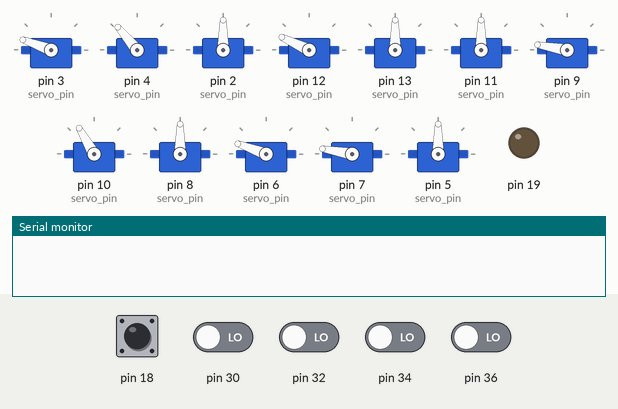
Simulated run of this sketch. Board: Arduino Mega 2560, built with avr-gcc and run on an emulated ATmega2560. Parts: 12 × servo, output pins drawn as LEDs (lit = HIGH), the last lines printed to the serial monitor. The test bench sets the inputs (shaded band); at power-on: pin 18 HIGH, pin 30, pin 32, pin 34, pin 36 LOW.

Above: at 1.6 s.
1.7 s: pin 32 driven HIGH
At 8.6 s:
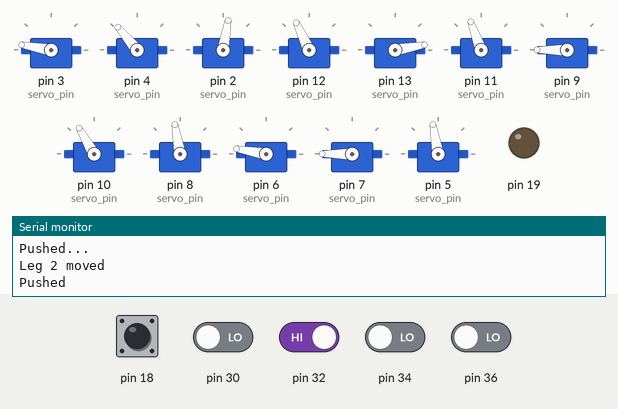
10.9 s: pin 18 pulled LOW for 3 s
At 13.3 s:
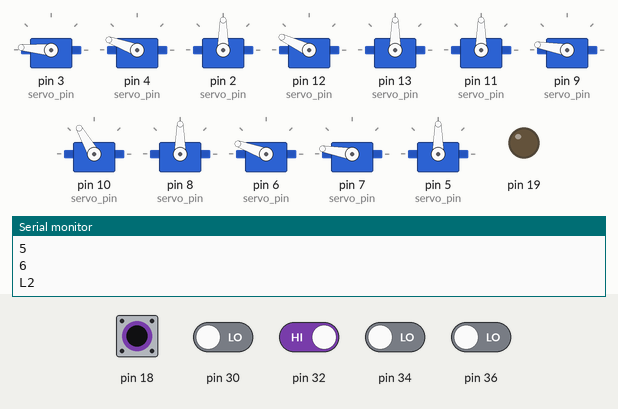
20.1 s: pin 18 pulled LOW for 3 s
At 21.3 s:
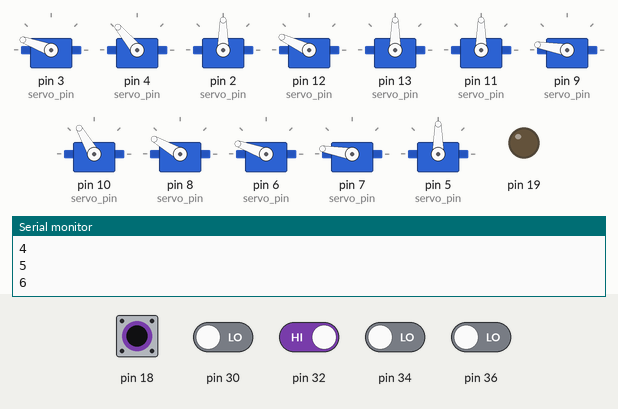
29.3 s: pin 34 driven HIGH
38.5 s: pin 36 driven HIGH
47.7 s: pin 18 pulled LOW for 3 s
At 59.6 s:
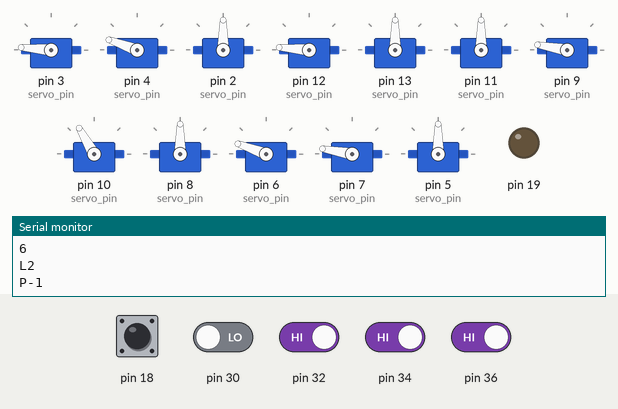
Timing chart, 0 to 61.3 s (numbered marks = the images above; inputs shaded):
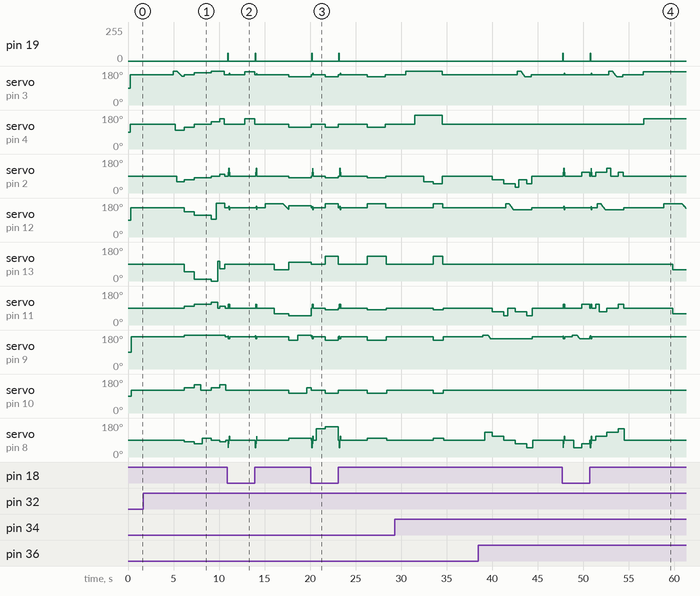

The sketch:

Four-Legged-Rover_Section-3_Arduino_Code.ino
```cpp
#include <Servo.h>
Servo servo[4][3];
//define servos' ports
const int servo_pin[4][3] = { {3,4,2}, {12,13,11}, {9,10,8}, {6, 7, 5} }; //1b 1c 1a 4b 4c 4a 3b 3c 3a 2b 2c 2a
int a1=90,b1=160,c1=160,a2=90,b2=160,c2=160,a3=90,b3=160,c3=140,a4=90,b4=160,c4=160;
int val[4][3] = {{160,130,90},{155,90,90},{170,120,90},{160,170,90}};
int cnt=1;

void hi(){
  Serial.println("hi");
  val[0][0]=180;
  val[0][1]=100;
  servo[0][0].write(val[0][0]);
  servo[0][1].write(val[0][1]);
  for(int j=0;j++;j<30){
    servo[0][1].write(val[0][1]++);
    delay(35);
  }
  for(int j=0;j++;j<30){
    servo[0][1].write(val[0][1]--);
    delay(35);
  }
  for(int j=0;j++;j<30){
    servo[0][1].write(val[0][1]++);
    delay(35);
  }
  for(int j=0;j++;j<30){
    servo[0][1].write(val[0][1]--);
    delay(35);
  }
  servo[0][1].write(val[0][1]+=50);
  delay(30);
  for(int k=0;k<20;k++){
    servo[0][0].write(val[0][0]--);
    delay(15);
  }
  reset();
}

void reset()
{
 val[0][0] = 160;
 val[0][1] = 130;
 val[0][2] = 90;
 val[1][0] = 155;
 val[1][1] = 90;
 val[1][2] = 90;
 val[2][0] = 170;
 val[2][1] = 120;
 val[2][2] = 90;
 val[3][0] = 160;
 val[3][1] = 170;
 val[3][2] = 90;

for (int i = 0; i < 4; i++)
 {
   for (int j = 0; j < 3; j++)
   {
     servo[i][j].write(val[i][j]);
     delay(20);
   }
 }

 delay(2000);

}

void reset1()
{
 val[0][0] = 175;
 val[0][1] = 160;
 val[0][2] = 90;
 val[1][0] = 155;
 val[1][1] = 90;
 val[1][2] = 90;
 val[2][0] = 170;
 val[2][1] = 120;
 val[2][2] = 90;
 val[3][0] = 160;
 val[3][1] = 170;
 val[3][2] = 90;

 for (int i = 0; i < 4; i++)
 {
   for (int j = 0; j < 3; j++)
   {
     servo[i][j].write(val[i][j]);
     delay(20);
   }
 }

 delay(2000);

}

void pushforward(){
  val[0][2]+=10;
  val[2][2]-=10;
  val[1][2]+=10;
  val[3][2]-=10;
  val[0][0]+=10;
  val[0][1]+=15;
  val[1][0]-=20;
  val[1][1]-=40;
  val[3][0]-=15;
  val[3][1]-=25;
  val[2][0]+=17;
  val[2][1]+=15;
  servo[0][2].write(val[0][2]);
  servo[1][2].write(val[1][2]);
  servo[2][2].write(val[2][2]);
  servo[3][2].write(val[3][2]);

  servo[0][0].write(val[0][0]);
  servo[0][1].write(val[0][1]);
  servo[1][0].write(val[1][0]);
  servo[1][1].write(val[1][1]);
  servo[3][0].write(val[3][0]);
  servo[3][1].write(val[3][1]);
  servo[2][0].write(val[2][0]);
  servo[2][1].write(val[2][1]);
}

void pushbackward(){
  val[0][2]-=10;
  val[2][2]+=10;
  val[1][2]-=10;
  val[3][2]+=10;
  val[0][0]-=10;
  val[0][1]-=15;
  val[1][0]+=20;
  val[1][1]+=40;
  val[3][0]+=15;
  val[3][1]+=25;
  val[2][0]-=17;
  val[2][1]-=15;
  servo[0][2].write(val[0][2]);
  servo[1][2].write(val[1][2]);
  servo[2][2].write(val[2][2]);
  servo[3][2].write(val[3][2]);

  servo[0][0].write(val[0][0]);
  servo[0][1].write(val[0][1]);
  servo[1][0].write(val[1][0]);
  servo[1][1].write(val[1][1]);
  servo[3][0].write(val[3][0]);
  servo[3][1].write(val[3][1]);
  servo[2][0].write(val[2][0]);
  servo[2][1].write(val[2][1]);
}

void moveForward(){
  //Movement of first leg, far from leg 3
      reset();
       servo[0][0].write(val[0][0]+=20);
       delay(200);
       servo[0][1].write(val[0][1]-=30);
       delay(200);
       servo[0][2].write(val[0][2]-=30);
       for(int i=0; i<30;i++){
        servo[0][0].write(val[0][0]--);
        delay(20);
       }
       //delay(1000);
       Serial.println("Leg 1 moved");
       delay(200);
       pushforward();

       Serial.println("Pushed...");
       delay(500);


    //Move leg 2 inside i.e towards leg 4
       servo[3][0].write(val[3][0]+=40);
       delay(200);
       servo[3][2].write(val[3][2]+=30);
       servo[3][1].write(val[3][1]+=60);
       delay(200);

       Serial.println("Leg 2 moved");
       delay(200);
       pushforward();
       Serial.println("Pushed");

       delay(500);

   //Move the leg 3 outside i.e 3a move far from leg 1
       servo[2][0].write(val[2][0]+=20);
       delay(200);
       servo[2][1].write(val[2][1]-=30);
       delay(200);
       servo[2][2].write(val[2][2]+=30);
       delay(200);
       for(int i=0; i<30;i++){
        servo[2][0].write(val[2][0]--);
        delay(20);
       }
       delay(200);
       pushforward();
       Serial.println("Pushed");
       delay(500);

    //Move leg 4 inside i.e towards 2

       servo[1][0].write(val[1][0]+=110);
       Serial.println("P-1");
       delay(200);
       servo[1][1].write(val[1][1]+=135);
       servo[1][2].write(val[1][2]-=30);
       Serial.println("P-2");
       delay(200);

      pushforward();
       Serial.println("Done...!!!!");
       delay(500);
       reset();
  }

void moveBackward(){
  reset1();
  //Move leg 4 inside i.e towards 2

       servo[1][0].write(val[1][0]+=20);
       Serial.println("P-1");
       delay(1000);
       servo[1][1].write(val[1][1]-=30);
       servo[1][2].write(val[1][2]-=30);
       Serial.println("P-2");
       delay(1000);

      for(int i=0; i<30;i++){
        servo[1][0].write(val[1][0]--);
        delay(20);
       }
      pushbackward();
       Serial.println("leg 1");
       delay(1000);

       //Move the leg 3 outside i.e 3a move far from leg 1
       servo[2][0].write(val[2][0]+=40);
       delay(1000);
       servo[2][1].write(val[2][1]+=30);
       delay(1000);
       servo[2][2].write(val[2][2]+=60);
       delay(1000);
       pushbackward();
       Serial.println("Pushed");
       delay(1000);


    //Move leg 2 inside i.e towards leg 4
       servo[3][0].write(val[3][0]+=20);
       delay(1000);
       servo[3][2].write(val[3][2]-=30);
       servo[3][1].write(val[3][1]+=30);
       delay(1000);
       for(int i=0; i<30;i++){
        servo[3][0].write(val[3][0]--);
        delay(20);
       }
       Serial.println("Leg 2 moved");
       delay(1000);
       pushbackward();
       Serial.println("Pushed");
       delay(1000);
       servo[3][2].write(val[3][2]+=20);
       delay(1000);

//Movement of first leg, far from leg 3
      reset();
       servo[0][0].write(val[0][0]+=110);
       delay(1000);
       servo[0][1].write(val[0][1]+=135);
       delay(1000);
       servo[0][2].write(val[0][2]-=30);

       Serial.println("Leg 1 moved");
       delay(1000);
       Serial.println("Pushed...");
       pushbackward();
       Serial.println("Done...!!!!");
       delay(1000);


       reset();
  }

void turnAround1(){
  reset();
  //Turn leg 3
  Serial.println("1");
  val[2][0]+=20;

    servo[2][0].write(val[2][0]);
    Serial.println("2");
    delay(200);
    val[2][2]-=40;
    servo[2][2].write(val[2][2]);
    Serial.println("2");
    delay(200);
    for(int i=0;i<30;i++){
      val[2][0]-=1;
      servo[2][0].write(val[2][0]);
      delay(15);
    }
    Serial.println("3");
    delay(200);
    val[1][2]+=20;
    val[3][2]+=20;
    val[0][2]+=20;
    val[2][2]+=20;
    servo[1][2].write(val[1][2]);
    Serial.println("4");

    servo[3][2].write(val[3][2]);
    Serial.println("5");
    servo[0][2].write(val[0][2]);
    Serial.println("6");

    servo[2][2].write(val[2][2]);
    delay(200);

  //Turn leg 2
  val[3][0]+=20;

    servo[3][0].write(val[3][0]);
    delay(200);
    val[3][2]-=40;
    servo[3][2].write(val[3][2]);
    delay(200);
    for(int i=0;i<30;i++){
      val[3][0]-=1;
      servo[3][0].write(val[3][0]);
      delay(15);
    }
    delay(200);
    val[1][2]+=20;
    val[3][2]+=20;
    val[0][2]+=20;
    val[2][2]+=20;
    servo[1][2].write(val[1][2]);
    servo[3][2].write(val[3][2]);
    servo[0][2].write(val[0][2]);
    servo[2][2].write(val[2][2]);
    delay(200);

  //Turn leg 4
val[1][0]+=20;

    servo[1][0].write(val[1][0]);
    delay(200);
    val[1][2]-=40;
    servo[1][2].write(val[1][2]);
    delay(200);
    for(int i=0;i<30;i++){
      val[1][0]-=1;
      servo[1][0].write(val[1][0]);
      delay(15);
    }
    delay(200);
    val[1][2]+=20;
    val[3][2]+=20;
    val[0][2]+=20;
    val[2][2]+=20;
    servo[1][2].write(val[1][2]);
    servo[3][2].write(val[3][2]);
    servo[0][2].write(val[0][2]);
    servo[2][2].write(val[2][2]);
    delay(200);

 //Turn leg 1

  val[0][0]+=20;

    servo[0][0].write(val[0][0]);
    delay(200);
    val[0][2]-=40;
    servo[0][2].write(val[0][2]);
    delay(200);
    for(int i=0;i<30;i++){
      val[0][0]-=1;
      servo[0][0].write(val[0][0]);
      delay(15);
    }
    delay(200);
    val[1][2]+=20;
    val[3][2]+=20;
    val[0][2]+=20;
    val[2][2]+=20;
    servo[1][2].write(val[1][2]);
    servo[3][2].write(val[3][2]);
    servo[0][2].write(val[0][2]);
    servo[2][2].write(val[2][2]);
    delay(500);
    reset();
}

//Turn around 2
void turnAround2(){
  reset();
  //Turn leg 3
  Serial.println("1");
  val[2][0]+=20;

    servo[2][0].write(val[2][0]);
    Serial.println("2");
    delay(200);
    val[2][2]+=40;
    servo[2][2].write(val[2][2]);
    Serial.println("2");
    delay(200);
    for(int i=0;i<30;i++){
      val[2][0]-=1;
      servo[2][0].write(val[2][0]);
      delay(15);
    }
    Serial.println("3");
    delay(200);
    val[1][2]-=20;
    val[3][2]-=20;
    val[0][2]-=20;
    val[2][2]-=20;
    servo[1][2].write(val[1][2]);
    Serial.println("4");
    servo[3][2].write(val[3][2]);
    Serial.println("5");
    servo[0][2].write(val[0][2]);
    Serial.println("6");
    servo[2][2].write(val[2][2]);
    delay(200);

  //Turn leg 2
  val[3][0]+=20;

    servo[3][0].write(val[3][0]);
    delay(200);
    val[3][2]+=40;
    servo[3][2].write(val[3][2]);
    delay(200);
    for(int i=0;i<30;i++){
      val[3][0]-=1;
      servo[3][0].write(val[3][0]);
      delay(15);
    }
    delay(200);
    val[1][2]-=20;
    val[3][2]-=20;
    val[0][2]-=20;
    val[2][2]-=20;
    servo[1][2].write(val[1][2]);
    servo[3][2].write(val[3][2]);
    servo[0][2].write(val[0][2]);
    servo[2][2].write(val[2][2]);
    delay(200);

  //Turn leg 4
val[1][0]+=20;

    servo[1][0].write(val[1][0]);
    delay(200);
    val[1][2]+=40;
    servo[1][2].write(val[1][2]);
    delay(200);
    for(int i=0;i<30;i++){
      val[1][0]-=1;
      servo[1][0].write(val[1][0]);
      delay(15);
    }
    delay(200);
    val[1][2]-=20;
    val[3][2]-=20;
    val[0][2]-=20;
    val[2][2]-=20;
    servo[1][2].write(val[1][2]);
    servo[3][2].write(val[3][2]);
    servo[0][2].write(val[0][2]);
    servo[2][2].write(val[2][2]);
    delay(200);

 //Turn leg 1

  val[0][0]+=20;

    servo[0][0].write(val[0][0]);
    delay(200);
    val[0][2]+=40;
    servo[0][2].write(val[0][2]);
    delay(200);
    for(int i=0;i<30;i++){
      val[0][0]-=1;
      servo[0][0].write(val[0][0]);
      delay(15);
    }
    delay(200);
    val[1][2]-=20;
    val[3][2]-=20;
    val[0][2]-=20;
    val[2][2]-=20;
    servo[1][2].write(val[1][2]);
    servo[3][2].write(val[3][2]);
    servo[0][2].write(val[0][2]);
    servo[2][2].write(val[2][2]);
    delay(500);
   reset();
}
void blink()
{
  reset();
  for(int i=0;i<5;i++){
  digitalWrite(19, HIGH); // Toggle LED
  Serial.println("interrupt");
  delay(500);
  digitalWrite(19, LOW);
  delay(500);
 }
Serial.println("I");
turnAround1();
reset();
}

void setup()
{

//Initialize the interrupt
pinMode(18, INPUT_PULLUP);
attachInterrupt(digitalPinToInterrupt(18), blink, CHANGE);
pinMode(19, OUTPUT);
pinMode(30, INPUT);
pinMode(32, INPUT);
pinMode(34, INPUT);
pinMode(36, INPUT);

//initialize all servos
 for (int i = 0; i < 4; i++)
 {
   for (int j = 0; j < 3; j++)
   {
     servo[i][j].attach(servo_pin[i][j]);
     delay(20);
   }
 }
 for (int i = 0; i < 4; i++)
 {
   for (int j = 0; j < 3; j++)
   {
     servo[i][j].write(val[i][j]);
     delay(20);
   }
 }
digitalWrite(30,LOW);
digitalWrite(32,LOW);
digitalWrite(34,LOW);
digitalWrite(36,LOW);
 Serial.begin(9600);
}

void loop(void)
{
    if(digitalRead(30)==HIGH){
        //reset();
        moveForward();//blue
          Serial.println("L1");
     }
     if(digitalRead(32)==HIGH){
        Serial.println("L2");
        //reset();
        moveBackward();//red
     }
     if(digitalRead(34)==HIGH){
      Serial.println("L3");
        //reset();
        turnAround2();//green
     }
     if(digitalRead(36)==HIGH){
      Serial.println("L4");
        //reset();
        turnAround1();//yellow
     }
     else{
        reset();
        moveForward();
      }
}
```

Measured:
- after the input at 10.9 s, pin 19: alternates 59/255 for 0.04 s and 0/255 for 3.0 s, 4 changes in all, then stays 0/255, starting after 0.08 s
- after the input at 20.1 s, pin 19: alternates 59/255 for 0.04 s and 0/255 for 3.0 s, 4 changes in all, then stays 0/255, starting after 0.08 s
- after the input at 47.7 s, pin 19: alternates 59/255 for 0.04 s and 0/255 for 3.0 s, 4 changes in all, then stays 0/255, starting after 0.08 s; servo on pin 10 (servo_pin): stays 120° (without the input it goes to 105° after 13.5 s); servo on pin 7 (servo_pin): stays 170° (without the input it goes to 180° after 13.5 s)
